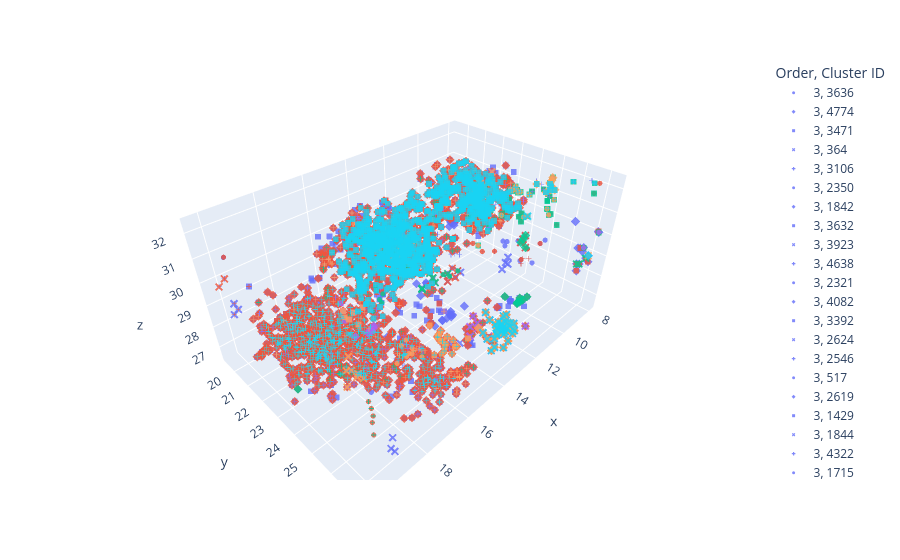

This figure's notebook cell:
### Markdown cell above
#### Compare cluster shapes 

...across all param clusterID.pos files

### Code cell
# see selected cluster(s) across all param values in one scattered 3d graph
fig = cc.compare_selected_clusters_across_param(
    xml_files=xml_files,
    swept_param_values=order_values,
    swept_param_name='Order',
    chosen_param_value=6,
    selected_clusters=[715]
)
fig.show()
